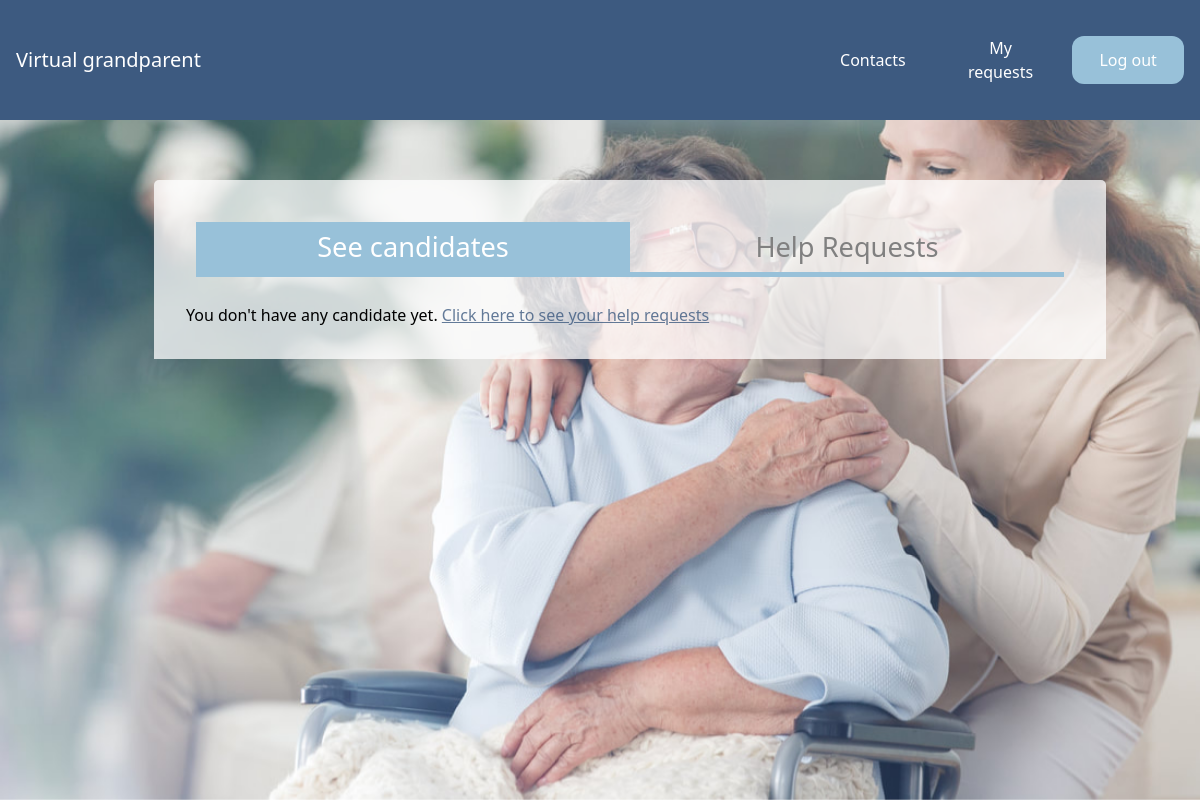
Before: /help-request/candidates/2 (signed in) with the older database file.
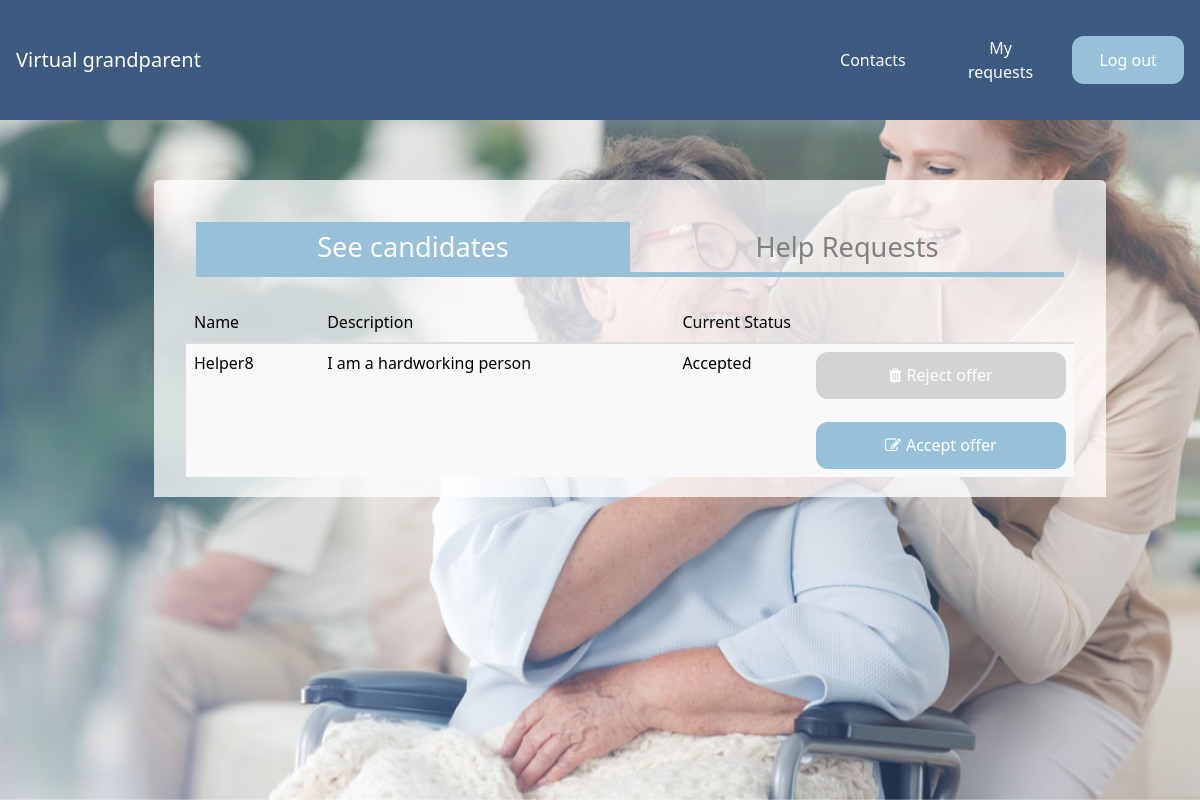
After: the same page with the newer database file.
### core/models.py (models this page shows)
class HelpCandidates(models.Model):
    helper = models.ForeignKey(Helper, on_delete=models.CASCADE, null=True)
    help = models.ForeignKey(Help, on_delete=models.CASCADE, null=True)
    description = models.TextField(max_length=1000)
    status= models.CharField(max_length=1, choices = HELP_STATUS, default='3') #status can be 1: active, 2: rejected, 3: in progress, 4: finished

### authentication/models.py (models this page shows)
class User(AbstractUser):
    name = models.CharField(max_length=200)
    surname = models.CharField(max_length=200)
    email = models.EmailField(max_length=200, unique=True)
    username = models.CharField(max_length=200)
    phoneNumber = models.CharField(max_length=200)
    isHelper = models.BooleanField(default=True)
    dateOfBirth = models.DateField(null=true)
    USERNAME_FIELD = 'email'
    REQUIRED_FIELDS = ['username']
    objects = Manager()
    class Meta:
        unique_together = ('email',)

### core/views.py (the view)
# urls.py: path('help-request/candidates/<int:id>', views.getCandidates, name='getCandidates'),
@login_required
def getCandidates(request, id):
    help = Help.objects.get(id = id)
    candidates = HelpCandidates.objects.filter(help = help)
    for c in candidates:
        print("Name:")
        c.helperName = c.helper.user.name
        print(c.helperName)
        print("Status")
        print(c.status)
    return render(request, 'core/candidates.html', {'candidates': candidates, 'help': help})

### templates/core/candidates.html (shortened to what this page needs)
{% extends 'core/base.html' %}
{% load static %}
{% block static %}
<link rel="stylesheet" href="https://cdnjs.cloudflare.com/ajax/libs/font-awesome/4.7.0/css/font-awesome.min.css">
<link rel="stylesheet" href="{% static 'css/cards.css' %}">
<link rel="stylesheet" href="{% static 'css/flexbox.css' %}">
<link rel="stylesheet" href="{% static 'css/table.css' %}">
{% endblock %}
{% block content %}
<div class="p-10 grid-container inline-container">
    <div class="card single-card help_container px-8" style="width:100%">
        <div class="flexbox_container">
            <div class="column column-title selected">
                <a href="{% url 'core:getCandidates' help.id %}">See candidates</a>
            </div>
            <div class="column column-title">
                <a href="{% url 'core:helpRequests' %}">Help Requests</a>
            </div>
        </div>
        {% if not candidates %}
            <p class="mb-8">You don't have any candidate yet.
                <a href="{% url 'core:helpRequests' %}" class="link-text">Click here to see your help requests</a>
            </p>
        {% else %}
        <table class="table table-striped" style="width:100%">
            <thead>
            <tr>
                <th scope="col" width="15%">Name</th>
                <th scope="col" width="40%">Description</th>
                <th scope="col" width="15%">Current Status</th>
                <th scope="col" width="30%"></th>
            </tr>
            </thead>
            <tbody id="requestTable">
                {% for c in candidates %}
                <tr>
                    <td>
                        <p>{{ c.helperName }}</p>
                    </td>
                    <td>
                        <p>{{ c.description }}</p>
                    </td>
                    <td>
                        <p>{{ c.get_status_display }}</p>
                    </td>
                    <td>
                        <a href="{% url 'core:rejectHelpOffer' c.id %}" id="btnDelete" class="px-5 py-3 rounded-xl base-button gray-button large-button">
                            <i class="fa fa-trash fa-space" aria-hidden="true"></i>Reject offer
                        </a>
                        <br>
                        <a href="{% url 'core:acceptHelpOffer' c.id %}" class="px-5 py-3 rounded-xl base-button large-button">
                            <i class="fa fa-edit fa-space" aria-hidden="true"></i>Accept offer
                        </a>
                    </td>
                </tr>
                {% endfor %}
            </tbody>
        </table>
    {% endif %}
    </div>
</div>
{% endblock %}

Changed rows visible on the page:
added HelpCandidates: helperName "Helper8", description "I am a hardworking person", status "Accepted"
Other visible differences:
text no longer shown: "You don't have any candidate yet. Click here to see your help requests"
text now shown: "Name Description Current Status"
